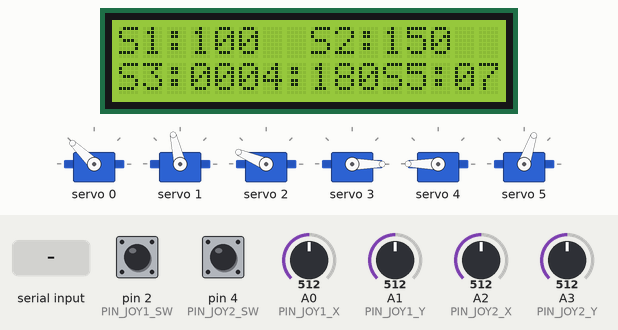
A sketch run on a simulated Arduino Uno, built with avr-gcc and run on an emulated ATmega328P. Parts: 16×2 character LCD, 6 × servo. The test bench sets the inputs (shaded band); at power-on: pin 2 (PIN_JOY1_SW) HIGH, A0 (PIN_JOY1_X) = 512, A3 (PIN_JOY2_Y) = 512, pin 4 (PIN_JOY2_SW) HIGH, A1 (PIN_JOY1_Y) = 512, A2 (PIN_JOY2_X) = 512. EEPROM starts erased; what the sketch prints to the serial monitor is not drawn.

Above: at 1.2 s.
1.3 s: pin 2 (PIN_JOY1_SW) pulled LOW for 0.15 s
At 1.7 s:
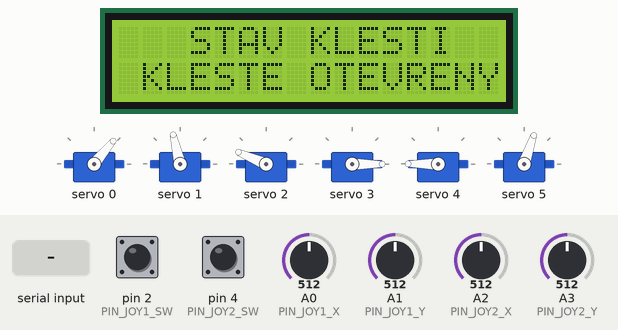
4.3 s: pin 2 (PIN_JOY1_SW) pulled LOW for 1 s
At 5.1 s:
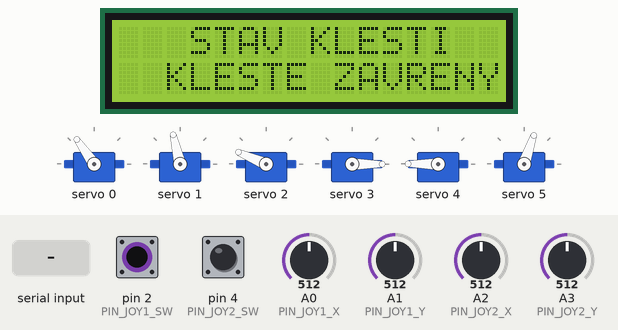
7.3 s: A0 (PIN_JOY1_X) set to 562
8.8 s: A0 (PIN_JOY1_X) set to 590
At 9.28 s:
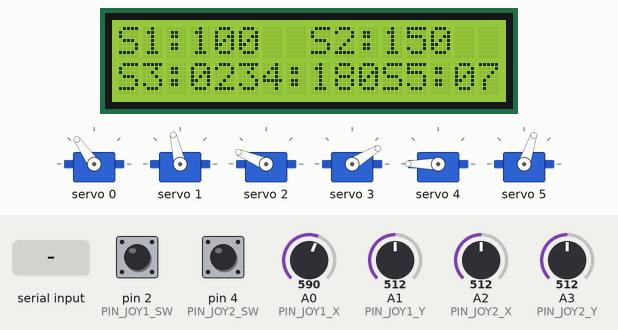
11.5 s: "R\n" received over Serial
At 11.53 s:
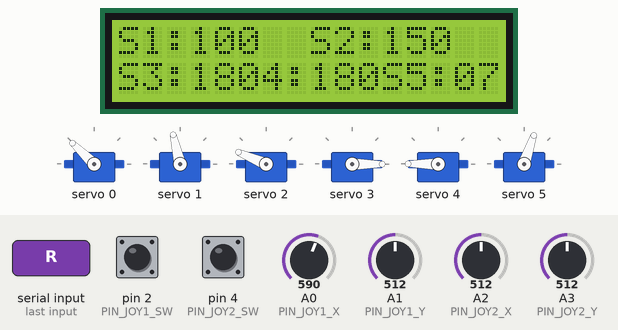
14.5 s: A3 (PIN_JOY2_Y) set to 590
At 17.1 s:
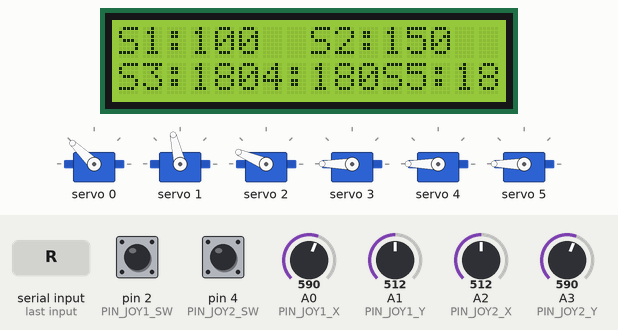
Timing chart, 0 to 18.5 s (numbered marks = the images above; inputs shaded):
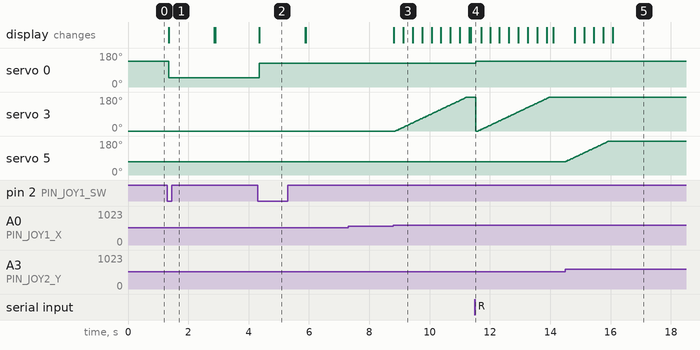

The sketch:

hotovy_kod.ino
```cpp
#include <Wire.h>
#include <Adafruit_PWMServoDriver.h>
#include <LiquidCrystal_I2C.h>
#include <EEPROM.h>

// Inicializace modulů
Adafruit_PWMServoDriver pwm = Adafruit_PWMServoDriver(0x40);
LiquidCrystal_I2C lcd(0x27, 16, 2);

// Rozsahy mikrosekund pro serva (500us až 2500us pro plných 0-180°)
#define USMIN 500
#define USMAX 2500

const int PIN_JOY1_X = A0;
const int PIN_JOY1_Y = A1;
const int PIN_JOY1_SW = 2;

const int PIN_JOY2_X = A2;
const int PIN_JOY2_Y = A3;
const int PIN_JOY2_SW = 4;

const int ADDR_POS0 = 0;
const int ADDR_POS4 = 1;
const int ADDR_POS5 = 2;

int pos0, pos1, pos2, pos3, pos4, pos5;
int oldPos1 = -1, oldPos2 = -1, oldPos3 = -1, oldPos4 = -1, oldPos5 = -1;

unsigned long lastUpdate = 0;
const int speedDelay = 5;

unsigned long lastBtn1Time = 0;
unsigned long lastBtn2Time = 0;
const int debounceDelay = 250;

bool lastButton1State = HIGH;
bool lastButton2State = HIGH;

bool rezimNatoceniKlesti = false;
bool clesteZavreny = true;

// Proměnné pro zobrazení zprávy na LCD
unsigned long casZobrazeniZpravy = 0;
bool zobrazujeZpravu = false;
const int DELKA_ZPRAVY = 1500;

// Převod úhlu na mikrosekundy pro PCA9685
void setServoAngle(uint8_t n, int angle) {
  int us = map(angle, 0, 180, USMIN, USMAX);
  pwm.writeMicroseconds(n, us);
}

void applyAllServos() {
  setServoAngle(0, pos0); // Servo 0 -> Kleště
  setServoAngle(1, pos1); // Servo 1 -> Natočení kleští X
  setServoAngle(2, pos2); // Servo 2 -> Natočení kleští Y
  setServoAngle(3, pos3); // Servo 3 -> Předloktí
  setServoAngle(4, pos4); // Servo 4 -> Rameno
  setServoAngle(5, pos5); // Servo 5 -> Základna
}

void printValue3Digits(int col, int row, int val) {
  lcd.setCursor(col, row);
  if (val < 100) lcd.print("0");
  if (val < 10)  lcd.print("0");
  lcd.print(val);
}

void setupDisplayTemplate() {
  lcd.clear();
  // Radek 0: S1:100 S2:150
  lcd.setCursor(0, 0); lcd.print("S1:");
  lcd.setCursor(8, 0); lcd.print("S2:");

  // Radek 1: S3:000 S4:180 S5:070
  lcd.setCursor(0, 1); lcd.print("S3:");
  lcd.setCursor(5, 1); lcd.print("S4:");
  lcd.setCursor(11, 1); lcd.print("S5:");

  // Vynucení překreslení všech hodnot
  oldPos1 = -1; oldPos2 = -1; oldPos3 = -1;
  oldPos4 = -1; oldPos5 = -1;
}

void zobrazStavKlesti(bool stavZavreno) {
  lcd.clear();
  lcd.setCursor(0, 0);
  lcd.print("   STAV KLESTI  ");
  lcd.setCursor(0, 1);
  if (stavZavreno) {
    lcd.print("  KLESTE ZAVRENY");
  } else {
    lcd.print(" KLESTE OTEVRENY");
  }
  zobrazujeZpravu = true;
  casZobrazeniZpravy = millis();
}

void updateDisplay() {
  if (zobrazujeZpravu) {
    if (millis() - casZobrazeniZpravy > DELKA_ZPRAVY) {
      zobrazujeZpravu = false;
      setupDisplayTemplate();
    }
    return;
  }

  // Aktualizace hodnot S1 až S5 na displeji pouze při změně
  if (pos1 != oldPos1) { printValue3Digits(3, 0, pos1); oldPos1 = pos1; }
  if (pos2 != oldPos2) { printValue3Digits(11, 0, pos2); oldPos2 = pos2; }
  if (pos3 != oldPos3) { printValue3Digits(3, 1, pos3); oldPos3 = pos3; }
  if (pos4 != oldPos4) { printValue3Digits(8, 1, pos4); oldPos4 = pos4; }
  if (pos5 != oldPos5) { printValue3Digits(14, 1, pos5); oldPos5 = pos5; }
}

void savePositions() {
  EEPROM.update(ADDR_POS0, pos0);
  EEPROM.update(ADDR_POS4, pos4);
  EEPROM.update(ADDR_POS5, pos5);
  Serial.println("Pozice uspesne ulozeny do EEPROM.");
}

void loadPositions() {
  pos0 = 130; // Kleště zavřené
  pos1 = 100; // Natočení X
  pos2 = 150; // Natočení Y
  pos3 = 0;   // Předloktí
  pos4 = 180; // Rameno
  pos5 = 70;  // Základna

  clesteZavreny = true;
}

// --- FUNKCE PRO SPUŠTĚNÍ A BĚH TANCE ---
void zahrajTanec() {
  lcd.clear();
  lcd.setCursor(0, 0);
  lcd.print("  *** TANEC! ***");
  lcd.setCursor(0, 1);
  lcd.print(" ROBOT TANCI... ");

  bool tancuj = true;

  auto moveStep = [&](int target0, int target1, int target2, int target3, int target4, int target5, int stepDelay) -> bool {
    bool reached = false;
    while (!reached) {
      if (digitalRead(PIN_JOY1_SW) == LOW && digitalRead(PIN_JOY2_SW) == LOW) {
        delay(200);
        return false;
      }

      reached = true;
      if (pos0 < target0) { pos0++; reached = false; } else if (pos0 > target0) { pos0--; reached = false; }
      if (pos1 < target1) { pos1++; reached = false; } else if (pos1 > target1) { pos1--; reached = false; }
      if (pos2 < target2) { pos2++; reached = false; } else if (pos2 > target2) { pos2--; reached = false; }
      if (pos3 < target3) { pos3++; reached = false; } else if (pos3 > target3) { pos3--; reached = false; }
      if (pos4 < target4) { pos4++; reached = false; } else if (pos4 > target4) { pos4--; reached = false; }
      if (pos5 < target5) { pos5++; reached = false; } else if (pos5 > target5) { pos5--; reached = false; }

      applyAllServos();
      delay(stepDelay);
    }
    return true;
  };

  while (tancuj) {
    if (!moveStep(60, 90, 90, 130, 140, 90, 6)) break;
    if (!moveStep(130, 45, 135, 60, 60, 150, 7)) break;
    if (!moveStep(60, 135, 45, 120, 120, 30, 5)) break;

    for (int i = 0; i < 4; i++) {
      if (!moveStep(130, 40, 140, 110, 90, 90, 4)) { tancuj = false; break; }
      if (!moveStep(60, 140, 40, 70, 90, 90, 4)) { tancuj = false; break; }
    }
    if (!tancuj) break;

    if (!moveStep(130, 120, 60, 140, 150, 140, 8)) break;
    if (!moveStep(60, 60, 120, 50, 60, 40, 8)) break;

    if (!moveStep(60, 90, 90, 130, 120, 90, 6)) break;
    for (int i = 0; i < 5; i++) {
      if (!moveStep(130, 90, 90, 130, 120, 90, 3)) { tancuj = false; break; }
      if (!moveStep(60, 90, 90, 130, 120, 90, 3)) { tancuj = false; break; }
    }
    if (!tancuj) break;

    if (!moveStep(130, 100, 150, 0, 180, 70, 8)) break;
  }

  setupDisplayTemplate();
}

void setup() {
  Serial.begin(9600);
  Serial.setTimeout(10);

  lcd.init();
  lcd.backlight();

  pwm.begin();
  pwm.setPWMFreq(50);

  pinMode(PIN_JOY1_SW, INPUT_PULLUP);
  pinMode(PIN_JOY2_SW, INPUT_PULLUP);

  loadPositions();
  applyAllServos();
  setupDisplayTemplate();

  Serial.println("Robot pripraven.");
}

void loop() {
  if (Serial.available() > 0) {
    handleSerial();
  }

  if (millis() - lastUpdate > speedDelay) {
    handleJoysticks();
    handleButtons();
    applyAllServos();
    updateDisplay();
    lastUpdate = millis();
  }
}

void handleJoysticks() {
  int j1X = analogRead(PIN_JOY1_X);
  int j1Y = analogRead(PIN_JOY1_Y);
  int j2X = analogRead(PIN_JOY2_X);
  int j2Y = analogRead(PIN_JOY2_Y);


  // LEVÝ JOYSTICK (Joystick 1)
  // Osa X: Předloktí (Servo 3)
  if (j1X < 440) pos3 = constrain(pos3 - 1, 0, 180);
  if (j1X > 580) pos3 = constrain(pos3 + 1, 0, 180);


  // Osa Y: Celé rameno nahoru/dolů (Servo 4)
  if (j1Y < 440) pos2 = constrain(pos2 - 2, 0, 180);
  if (j1Y > 580) pos2 = constrain(pos2 + 2, 0, 180);


  // PRAVÝ JOYSTICK (Joystick 2) - Přepínatelný režim
  if (!rezimNatoceniKlesti) {
    // REŽIM A: Otáčení celého robota (Servo 5)
    if (j2X < 440) pos4 = constrain(pos4 - 1, 0, 180);
    if (j2X > 580) pos4 = constrain(pos4 + 1, 0, 180);


    if (j2Y < 440) pos5 = constrain(pos5 - 1, 0, 180);
    if (j2Y > 580) pos5 = constrain(pos5 + 1, 0, 180);
  }
  else {
    // REŽIM B: Ovládání natočení kleští (Servo 1 a Servo 2)
    if (j2X < 440) pos1 = constrain(pos1 - 1, 0, 180);
    if (j2X > 580) pos1 = constrain(pos1 + 1, 0, 180);
  }
}


void handleButtons() {
  bool currentBtn1 = digitalRead(PIN_JOY1_SW);
  bool currentBtn2 = digitalRead(PIN_JOY2_SW);

  // Detekce stisku obou tlačítkek současně (TANEC)
  if (currentBtn1 == LOW && currentBtn2 == LOW) {
    delay(200);
    if (digitalRead(PIN_JOY1_SW) == LOW && digitalRead(PIN_JOY2_SW) == LOW) {
      zahrajTanec();
      lastButton1State = HIGH;
      lastButton2State = HIGH;
      return;
    }
  }

  // Levé tlačítko: Otevře/zavře kleště (Servo 0)
  if (currentBtn1 == LOW && lastButton1State == HIGH) {
    if (millis() - lastBtn1Time > debounceDelay) {
      clesteZavreny = !clesteZavreny;
      if (clesteZavreny) {
        pos0 = 120; // Hodnota pro ZAVŘENO
        Serial.println("Kleste: ZAVRENO");
      } else {
        pos0 = 50;  // Hodnota pro OTEVŘENO
        Serial.println("Kleste: OTEVRENO");
      }
      zobrazStavKlesti(clesteZavreny);
      savePositions();
      lastBtn1Time = millis();
    }
  }
  lastButton1State = currentBtn1;

  // Pravé tlačítko: Přepíná režim pravého joysticku
  if (currentBtn2 == LOW && lastButton2State == HIGH) {
    if (millis() - lastBtn2Time > debounceDelay) {
      rezimNatoceniKlesti = !rezimNatoceniKlesti;
      if (rezimNatoceniKlesti) {
        Serial.println("PRAVY JOYSTICK: Rezim nataceni klesti");
      } else {
        Serial.println("PRAVY JOYSTICK: Rezim otaceni zakladny");
      }
      lastBtn2Time = millis();
    }
  }
  lastButton2State = currentBtn2;
}

void handleSerial() {
  String input = Serial.readStringUntil('\n');
  input.trim();

  if (input == "p" || input == "P") { savePositions(); return; }
  if (input == "r" || input == "R") {
    pos0 = 130; pos1 = 100; pos2 = 150; pos3 = 0; pos4 = 180; pos5 = 70;
    rezimNatoceniKlesti = false;
    clesteZavreny = true;
    applyAllServos();
    setupDisplayTemplate();
    Serial.println("Reset pozic na vychozi.");
    return;
  }

  int spaceIndex = input.indexOf(' ');
  if (spaceIndex != -1) {
    int servoNum = input.substring(0, spaceIndex).toInt();
    int value = input.substring(spaceIndex + 1).toInt();

    if (servoNum >= 0 && servoNum <= 5 && value >= 0 && value <= 180) {
      switch (servoNum) {
        case 0: pos0 = value; break;
        case 1: pos1 = value; break;
        case 2: pos2 = value; break;
        case 3: pos3 = value; break;
        case 4: pos4 = value; break;
        case 5: pos5 = value; break;
      }
      applyAllServos();
      updateDisplay();
      Serial.print("Servo "); Serial.print(servoNum);
      Serial.print(" nastaveno na "); Serial.println(value);
    }
  }
}
```

Measured:
- the behaviour switches between 580 and 581 on A0 (PIN_JOY1_X) (found by bisection; images 2 and 3)
- after the input at 1.3 s, servo 0: 136° → 50° after 0.05 s; the display: changes after 0.05 s (image 1)
- after the input at 4.3 s, servo 0: 50° → 125° after 0.05 s; the display: changes after 0.05 s (image 2)
- after the input at 7.3 s, every drawn part: stays the same
- after the input at 8.8 s, servo 3: moves from 0° to 180° over 2.4 s, starting after 0.07 s; the display: first changes at once (image 3 shows a later state)
- after the input at 11.5 s, servo 0: 125° → 136° at once
- after the input at 14.5 s, servo 5: moves from 71° to 180° over 1.4 s, starting at once; the display: first changes after 0.31 s (image 5 shows a later state)
